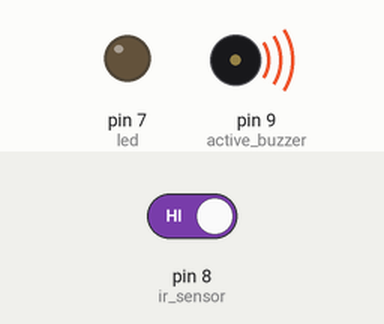
Recording of a sketch running on a simulated Arduino Uno, built with avr-gcc and run on an emulated ATmega328P. Shown: output pins drawn as LEDs (lit = HIGH), buzzer (waves = sounding, pin HIGH). The test bench sets the inputs (shaded band); at power-on: pin 8 (ir_sensor) HIGH.

Above: at 1.2 s.
1.3 s: pin 8 (ir_sensor) driven LOW
At 2.1 s:
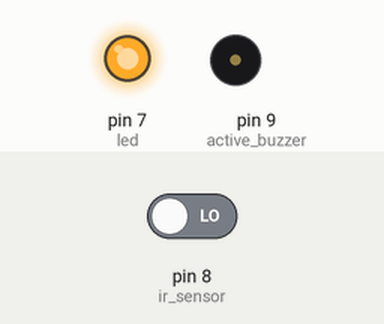
2.8 s: pin 8 (ir_sensor) driven HIGH
At 3.3 s:
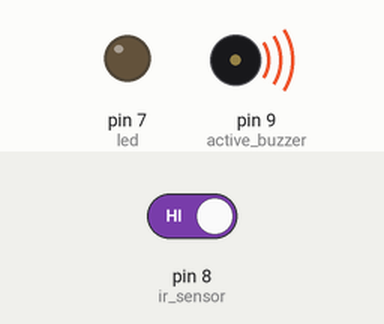
Timing chart, 0 to 5.8 s (numbered marks = the images above; inputs shaded):
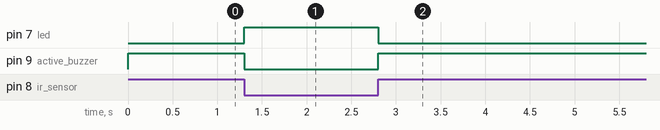

Measured:
- after the input at 1.3 s, pin 7 (led): LOW → HIGH at once; pin 9 (active_buzzer): HIGH → LOW at once
- after the input at 2.8 s, pin 7 (led): HIGH → LOW at once; pin 9 (active_buzzer): LOW → HIGH at once

The sketch:

ObjectDetectorLED.ino
```cpp
void setup() {
  pinMode(7, OUTPUT); // led
  pinMode(8, INPUT); // ir sensor
  pinMode(9, OUTPUT); // active buzzer

}

void loop() {
  if(digitalRead(8) == LOW){
    digitalWrite(7, HIGH);
    digitalWrite(9, LOW);
  }
  else{
    digitalWrite(7, LOW);
    digitalWrite(9, HIGH);
  }
}
```
